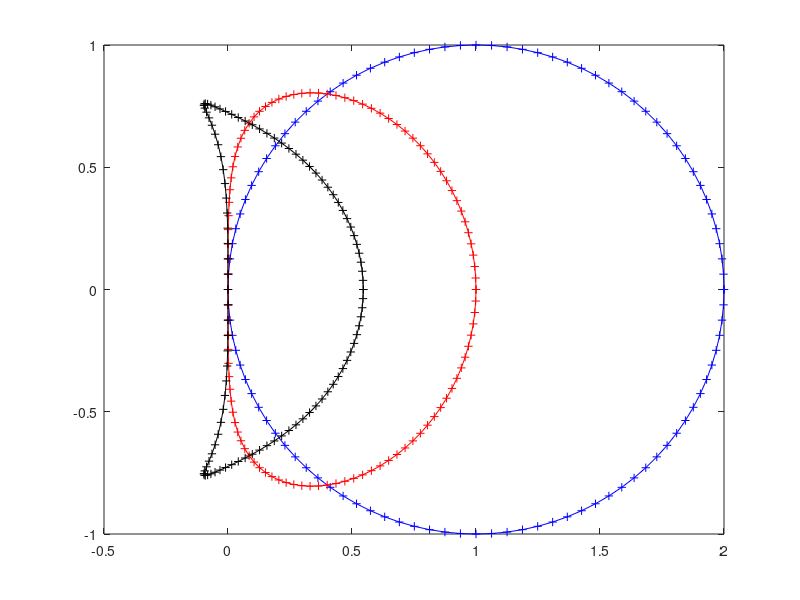

MATLAB code for this plot:
figure(1);
hold off;

f_ab1=@(w) (exp(i*w) - 1.0) ./ -(1.0);
w=linspace(-pi,pi,101);
ab1_stability=f_ab1(w);
plot(ab1_stability,'b-+'); % - means line mark
hold on;

f_ab2=@(w) (exp(i*2*w) - exp(i*w)) ./ ((-3.0/2.0)*exp(i*w) + (1.0/2.0));
w=linspace(-pi,pi,101);
ab2_stability=f_ab2(w);
plot(ab2_stability,'r-+'); % - means line mark
hold on;

f_ab3=@(w) (exp(i*3*w) - exp(i*2*w)) ./ ((-23.0/12.0)*exp(i*2*w) + (4.0/3.0)*exp(i*w) - (5.0/12.0));
w=linspace(-pi,pi,101);
ab3_stability=f_ab3(w);
plot(ab3_stability,'k-+'); % - means line mark
hold on;

saveas(1,'figure/ab.jpg');
